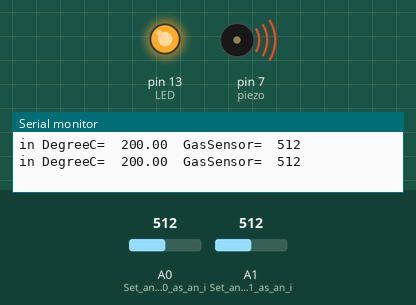
Recording of a sketch running on a simulated Arduino Uno, built with avr-gcc and run on an emulated ATmega328P. On the bench: output pins drawn as LEDs (lit = HIGH), buzzer (waves = sounding, pin HIGH), the last lines printed to the serial monitor. The inputs (shaded band) are chosen by the test bench; at power-on: A0 (Set_analog_pin_A0_as_an_i) = 512, A1 (Set_analog_pin_A1_as_an_i) = 512.

Above: at 1.8 s.
1.9 s: A0 (Set_analog_pin_A0_as_an_i) set to 105
3.4 s: A0 (Set_analog_pin_A0_as_an_i) set to 88
At 4.3 s:
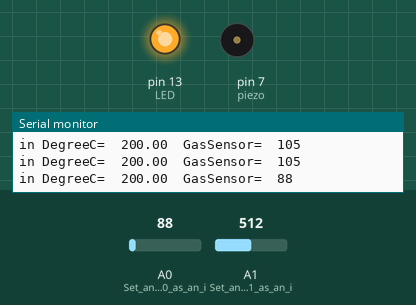
5.5 s: A1 (Set_analog_pin_A1_as_an_i) set to 273
7.2 s: A1 (Set_analog_pin_A1_as_an_i) set to 255
At 8.7 s:
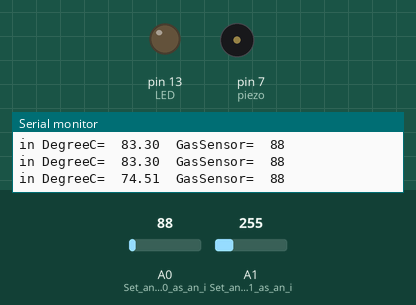
9.5 s: A1 (Set_analog_pin_A1_as_an_i) set to 306
At 10.3 s:
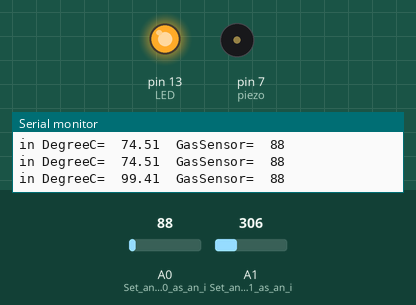
11.5 s: A1 (Set_analog_pin_A1_as_an_i) set to 122
At 13.1 s:
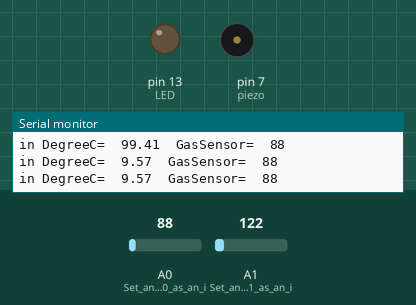
Timing chart, 0 to 14.5 s (numbered marks = the images above; inputs shaded):
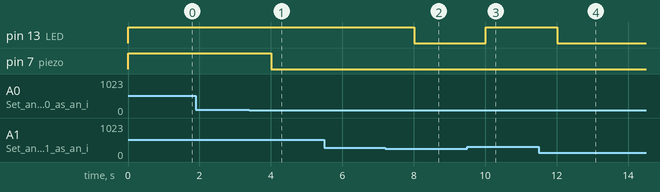

The sketch:

fire_alarm_system1.ino
```cpp
float temp;         // Variable to store temperature
float vout;         // Variable to store the raw analog voltage reading
float vout1;        // Variable to store the converted voltage
int LED = 13;       // LED pin
int gasSensor;      // Variable to store gas sensor reading
int piezo = 7;      // Piezo buzzer pin

void setup() {
  pinMode(A0, INPUT);    // Set analog pin A0 as an input (gas sensor)
  pinMode(A1, INPUT);    // Set analog pin A1 as an input (temperature sensor)
  pinMode(LED, OUTPUT);  // Set digital pin 13 as an output (LED)
  pinMode(piezo, OUTPUT);// Set digital pin 7 as an output (piezo buzzer)
  Serial.begin(9600);    // Begin serial communication at a baud rate of 9600
}

void loop() {
  vout = analogRead(A1);        // Read the voltage from the temperature sensor
  vout1 = (vout / 1024.0) * 5;  // Convert the analog reading to voltage
  temp = (vout1 - 0.5) * 100;   // Convert the voltage to temperature in Celsius

  gasSensor = analogRead(A0);   // Read the gas sensor value

  if (temp >= 80) {             // If the temperature is greater than or equal to 80°C
    digitalWrite(LED, HIGH);    // Turn on the LED
  } else {
    digitalWrite(LED, LOW);     // Turn off the LED
  }

  if (gasSensor >= 100) {       // If the gas sensor reading is greater than or equal to 100
    digitalWrite(piezo, HIGH);  // Turn on the piezo buzzer
    digitalWrite(LED, HIGH);    // Turn on the LED
  } else {
    digitalWrite(piezo, LOW);   // Turn off the piezo buzzer
  }

  Serial.print("in DegreeC= "); // Print "in DegreeC=" to the serial monitor
  Serial.print(" ");
  Serial.print(temp);           // Print the temperature value to the serial monitor
  Serial.print("\t");
  Serial.print("GasSensor= ");  // Print "GasSensor=" to the serial monitor
  Serial.print(" ");
  Serial.print(gasSensor);      // Print the gas sensor value to the serial monitor
  Serial.println();             // Print a new line to the serial monitor

  delay(1000);                  // Wait for 1 second before repeating the loop
}
```

Measured:
- the behaviour switches between 100 and 99 on A0 (Set_analog_pin_A0_as_an_i) (found by bisection; images 0 and 1)
- the behaviour switches between 267 and 266 on A1 (Set_analog_pin_A1_as_an_i) (found by bisection; images 1 and 2)
- after the input at 3.4 s, pin 7 (piezo): HIGH → LOW after 0.60 s
- after the input at 7.2 s, pin 13 (LED): HIGH → LOW after 0.81 s
- after the input at 9.5 s, pin 13 (LED): LOW → HIGH after 0.51 s
- after the input at 11.5 s, pin 13 (LED): HIGH → LOW after 0.51 s
